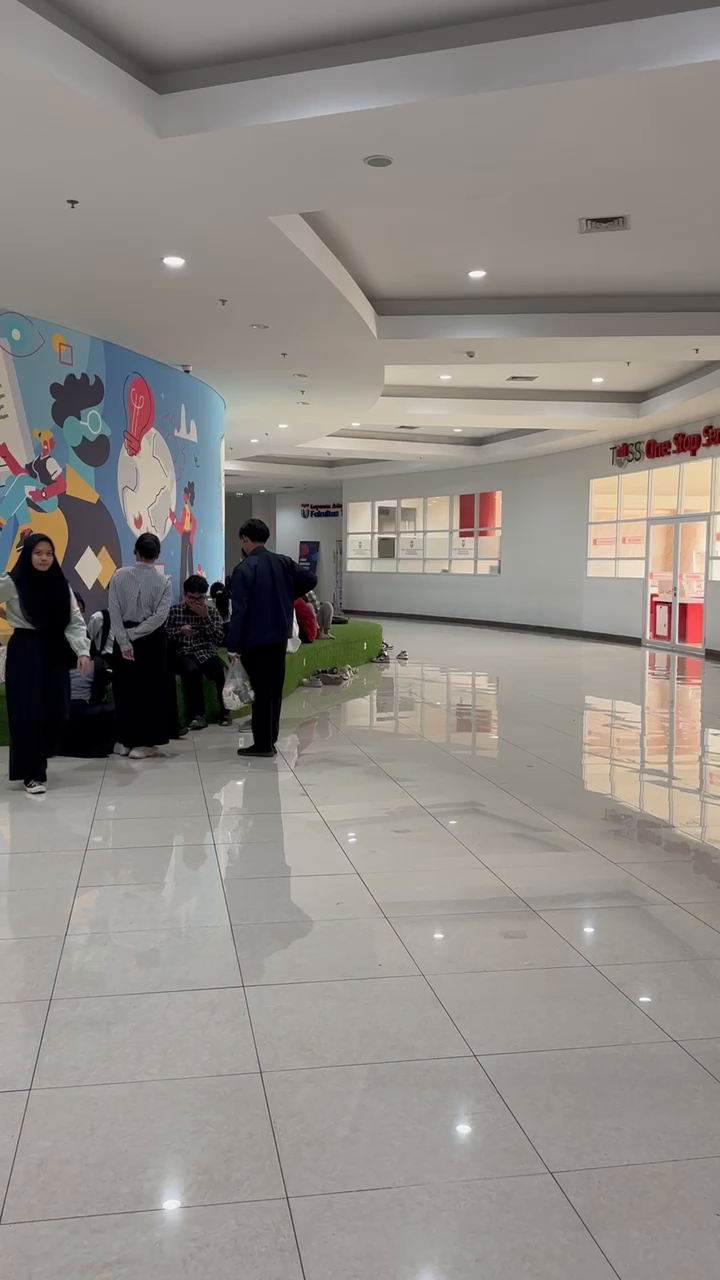
#> input picture frame 31 of video/dataset_1.mp4, 720 x 1280 px
$ jupyter execute coordinat.ipynb
#> lines starting #> are read from the running program, lines starting #| are printed output that depends on the picture
## DATASET 1

[cell 1]
import cv2

[cell 2]
# Buka video
video_path = 'E:\Kuliah\Kuliah\Semester 6\Riset\crowd-detection-tult/video/dataset_1.mp4'  # ganti sesuai path videomu
cap = cv2.VideoCapture(video_path)

# Baca frame pertama
ret, frame = cap.read()
#> frame is the input picture: shape (1280, 720, 3); mean B, G, R 133.3, 138.5, 143.8
frame = cv2.rotate(frame, cv2.ROTATE_90_CLOCKWISE)
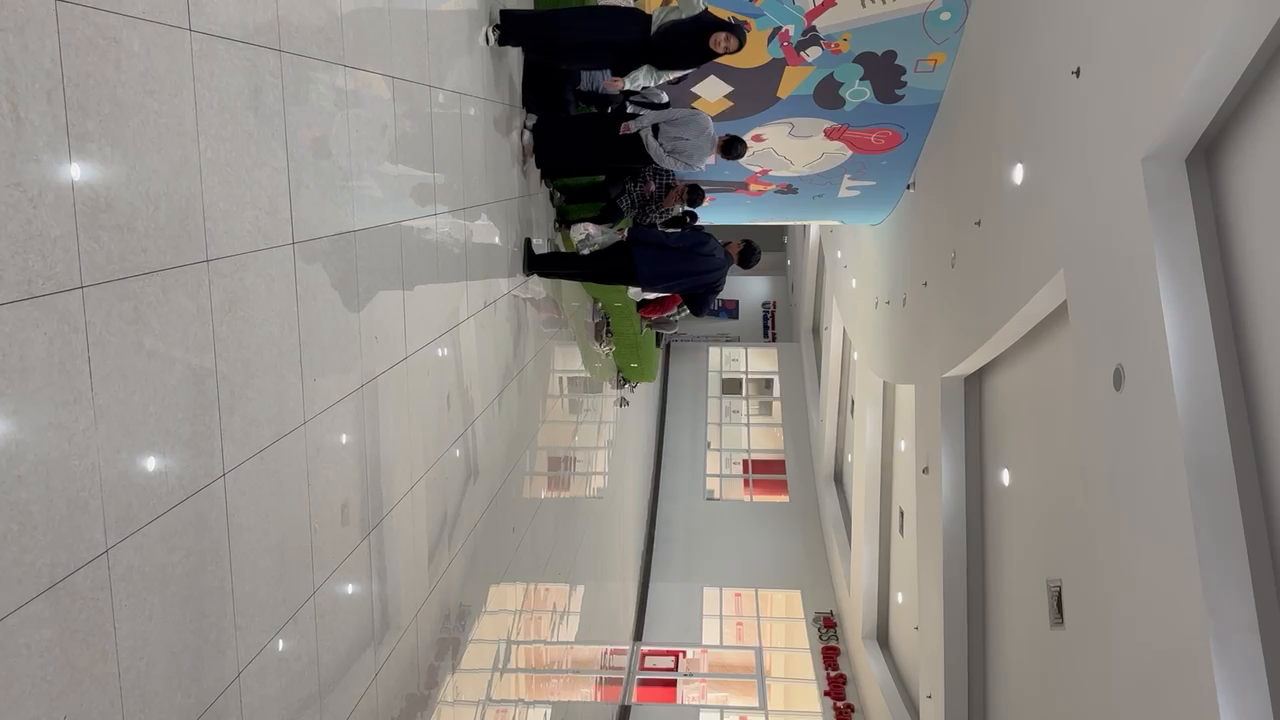
#> frame: shape (720, 1280, 3); mean B, G, R 133.3, 138.5, 143.8

if ret:
    # Simpan sebagai gambar
    cv2.imwrite('gambar/frame_0.jpg', frame)
    print("Berhasil")
else:
    print("Gagal")

cap.release()


$ run again, starting later in the video
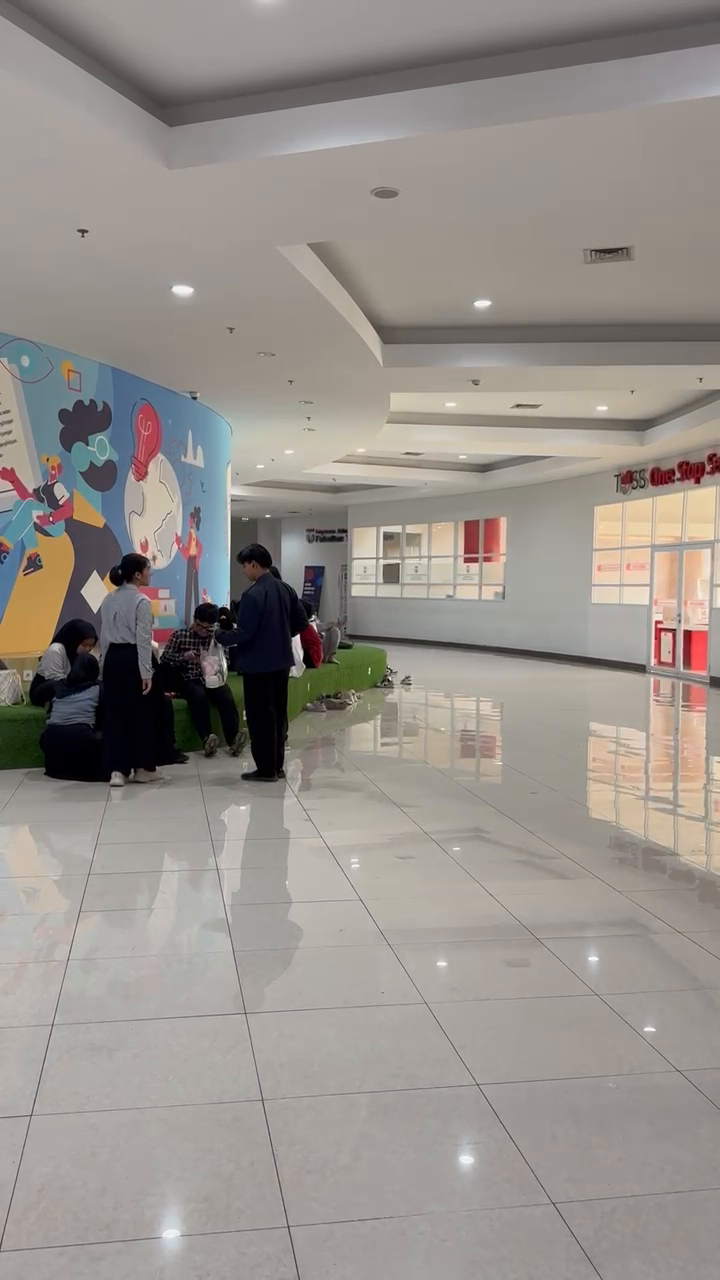
#> input picture frame 141 of video/dataset_1.mp4, 720 x 1280 px
#> frame is the input picture: shape (1280, 720, 3); mean B, G, R 139.2, 144.9, 150.6
#> `frame = cv2.rotate(frame, cv2.ROTATE_90_CLOCKWISE)`:
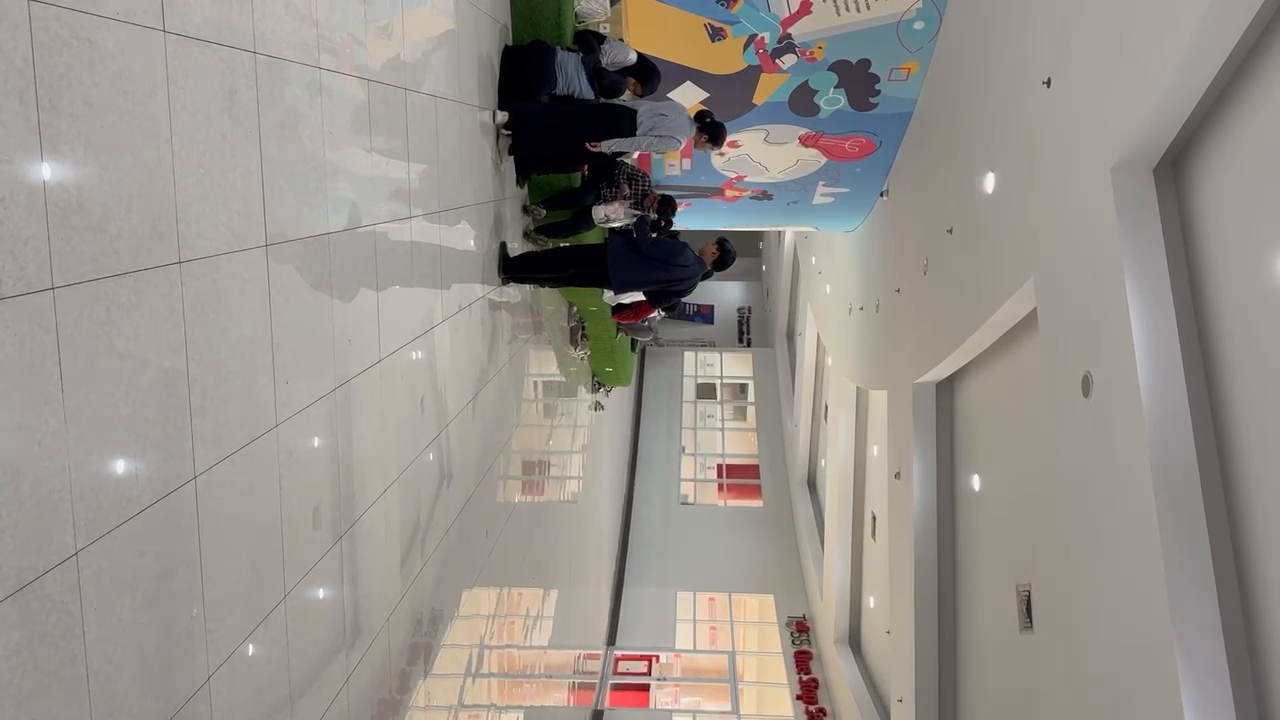
#> frame: shape (720, 1280, 3); mean B, G, R 139.2, 144.9, 150.6

$ run again, starting later in the video
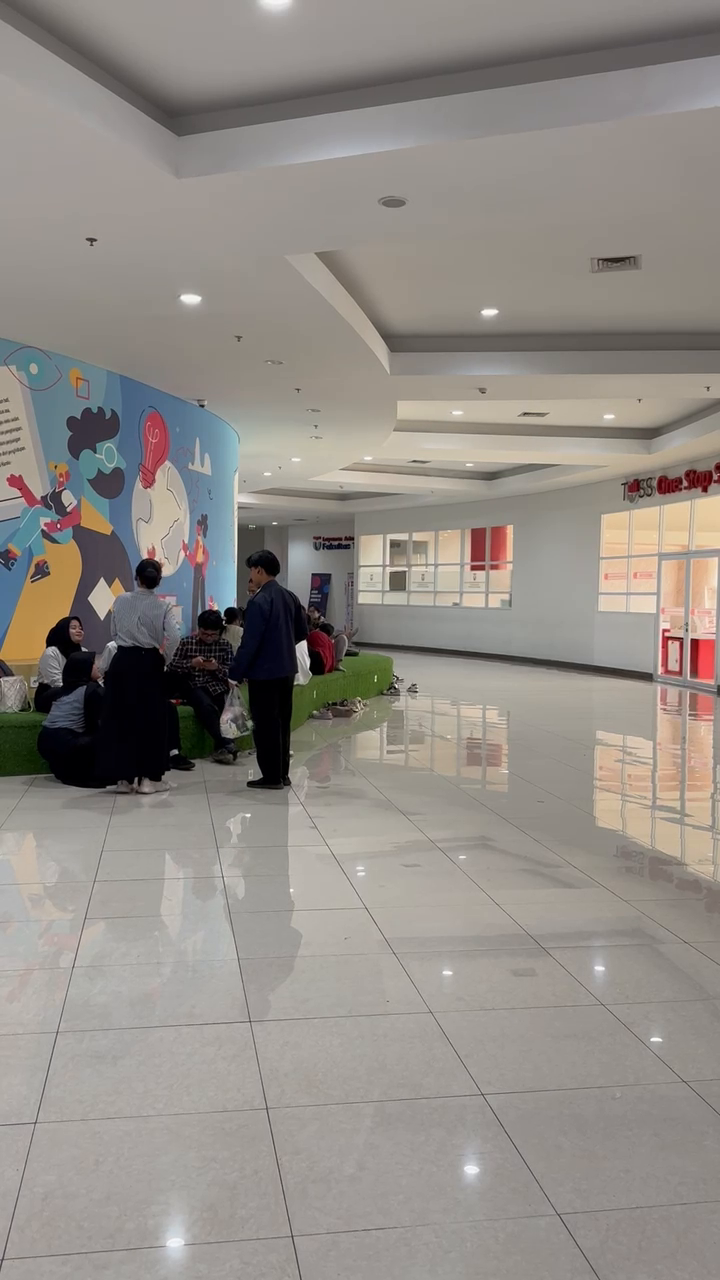
#> input picture frame 252 of video/dataset_1.mp4, 720 x 1280 px
#> frame is the input picture: shape (1280, 720, 3); mean B, G, R 134.4, 140.1, 145.6
#> `frame = cv2.rotate(frame, cv2.ROTATE_90_CLOCKWISE)`:
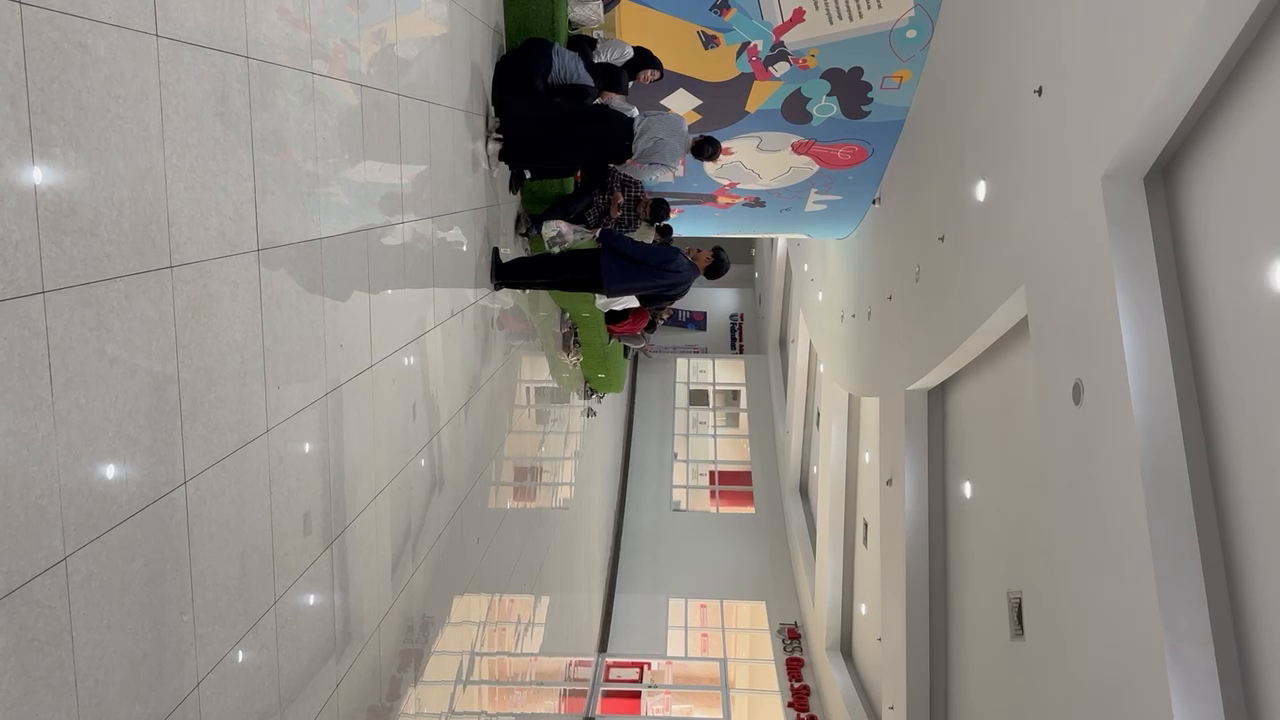
#> frame: shape (720, 1280, 3); mean B, G, R 134.4, 140.1, 145.6
